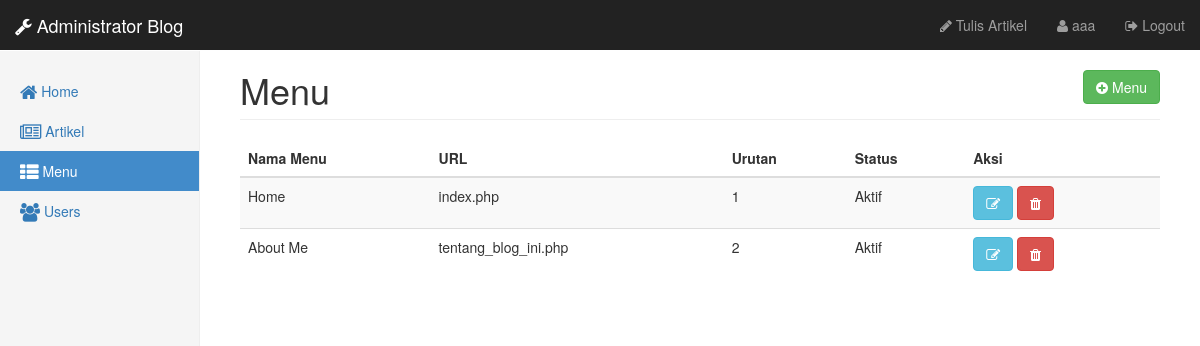
Screenshot of /admin/menu/index.php (signed in) with the database file from the repository.
### tables this page shows
CREATE TABLE `menu` (
  `id` int(11) NOT NULL,
  `nama` varchar(32) NOT NULL,
  `url` varchar(32) NOT NULL,
  `urutan` int(11) NOT NULL,
  `status` enum('0','1') NOT NULL
);

### admin/menu/data_menu.php (the view)
<div class="col-sm-9 col-sm-offset-3 col-md-10 col-md-offset-2 main">
  <h1 class="page-header">Menu <a href="tambah_menu.php" class="btn btn-success pull-right"><i class="fa fa-plus-circle"></i> Menu</a></h1>
  <div class="table-responsive">
    <table class="table table-striped">
      <thead>
        <tr>
            <th>Nama Menu</th>
            <th>URL</th>
            <th>Urutan</th>
            <th>Status</th>
            <th>Aksi</th>
        </tr>
        <tbody>
        <?php
            $query = mysqli_query($koneksi, "SELECT * FROM menu");
            while($menu = mysqli_fetch_array($query)){
                echo "<tr>";
                echo "<td>".$menu['nama']."</td>";
                echo "<td>".$menu['url']."</td>";
                echo "<td>".$menu['urutan']."</td>";
                echo ($menu['status'] == 1) ? "<td>Aktif</td>":"<td>Non-aktif</td>";
                echo "<td><a href='edit_menu.php?id=".$menu['id']."' class='btn btn-info'><i class='fa fa-edit'></i></a> <a href='hapus_menu.php?id=".$menu['id']."' class='btn btn-danger'><i class='fa fa-trash'></i></a></td>";
                echo "</tr>";
            }
         ?>
      </tbody>
    </table>
  </div>
</div>

### admin/css/style-admin.css (style rules this page uses)
body { padding-top: 50px; }
.main { padding: 20px; }
@media (min-width: 768px) { .main { padding-right: 40px; padding-left: 40px; } }
.main .page-header { margin-top: 0; }

### rows the page displays
menu: nama "Home", url "index.php", urutan "1", status "Aktif"
menu: nama "About Me", url "tentang_blog_ini.php", urutan "2", status "Aktif"

### other values shown
$_SESSION['username'] "aaa"
